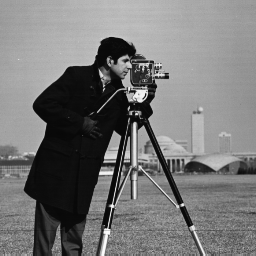
%> input picture DIP_CA2/cameraman.tif, 256 x 256 px
$ octave b_highpass_5.m   (GNU Octave 9; MATLAB toolbox functions it lacks are replaced by stand-ins)
%> lines starting %> are read from the running program, lines starting %| are printed output that depends on the picture

filename = "cameraman.tif";

img = imread(filename);
%> img is the input picture: size 256x256 uint8; min 7, max 253, mean 118.7

imgfft = fft2(img);
imgfft = fftshift(imgfft);

% constructs filter
cutoff_freq = 5;
[x, y] = meshgrid(-128:127, -128:127);
z = sqrt(x.^2 + y.^2);
cir = (z > cutoff_freq);

% applies filter
imghp = imgfft .* cir;
imghpi = ifft2(imghp);
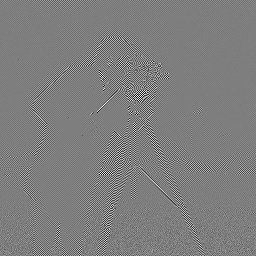
%> imghpi: size 256x256 double; min -178.9, max 182.3, mean 0; drawn with min black and max white

imghp = log(1 + abs(imghp));
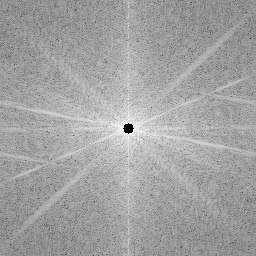
%> imghp: size 256x256 double; min 0, max 12.26, mean 7.82; drawn with min black and max white
imgfft = log(1 + abs(imgfft));
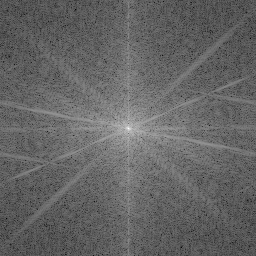
%> imgfft: size 256x256 double; min 2.56, max 15.87, mean 7.84; drawn with min black and max white

tiledlayout(2,2);
nexttile;
imshow(ind2rgb(im2uint8(mat2gray(img)), parula(256)));
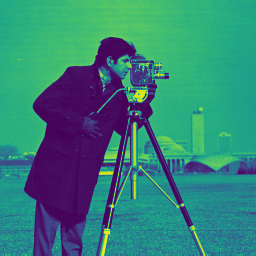
%> displayed picture: size 256x256x3, on the screen's scale of 0 to 255; mean R, G, B 53.2, 128.1, 120.8
title('original image');

nexttile;
imshow(ind2rgb(im2uint8(mat2gray(imgfft)), parula(256)));
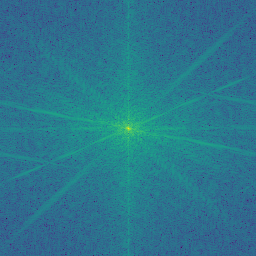
%> displayed picture: size 256x256x3, on the screen's scale of 0 to 255; mean R, G, B 42.9, 119, 141.2
title('ft');

nexttile;
imshow(ind2rgb(im2uint8(mat2gray(imghp)), parula(256)));
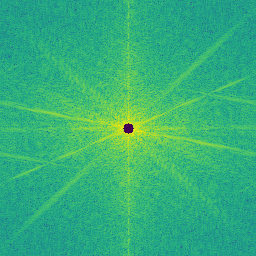
%> displayed picture: size 256x256x3, on the screen's scale of 0 to 255; mean R, G, B 52.5, 176, 122.1
title(sprintf('ft highpass, cutoff-freq = %d', cutoff_freq));

nexttile;
imshow(ind2rgb(im2uint8(mat2gray(abs(imghpi))), parula(256)));
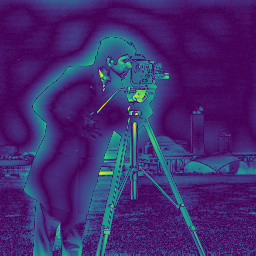
%> displayed picture: size 256x256x3, on the screen's scale of 0 to 255; mean R, G, B 66.1, 42.3, 112.1
title(sprintf('highpass, cutoff-freq = %d', cutoff_freq));
